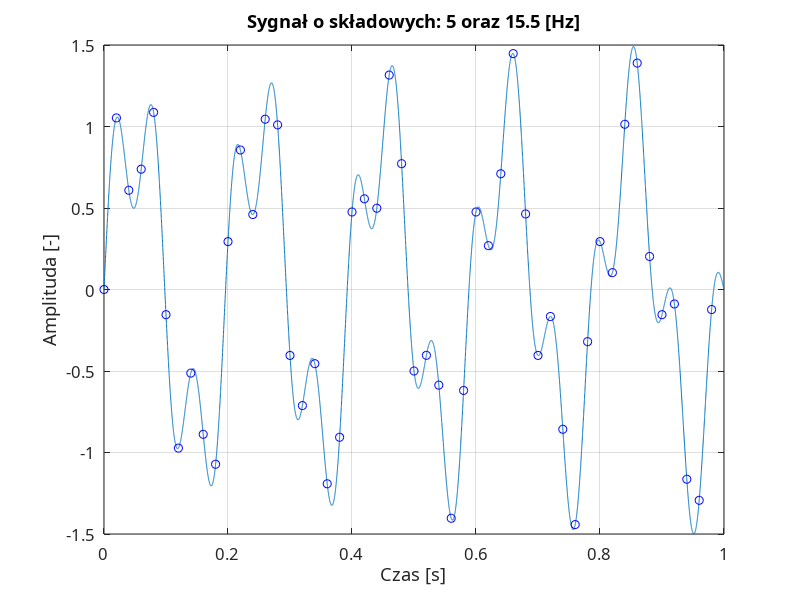
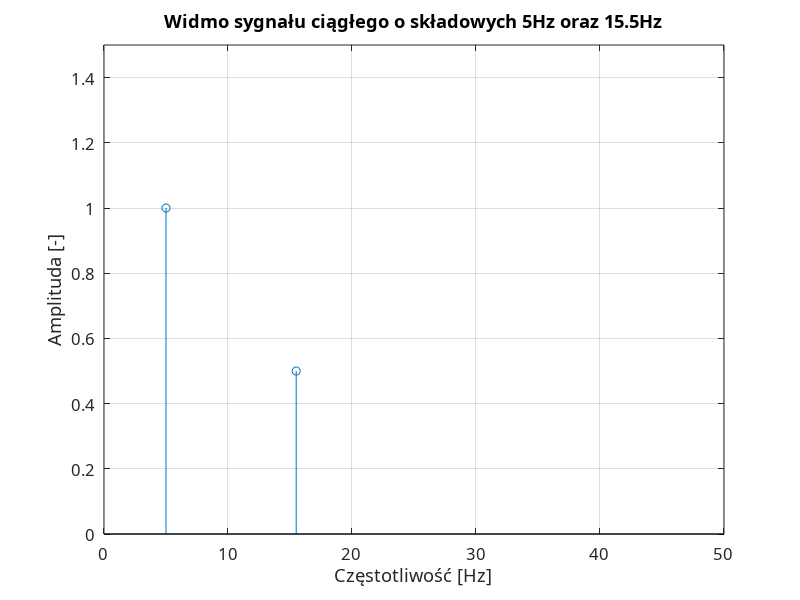
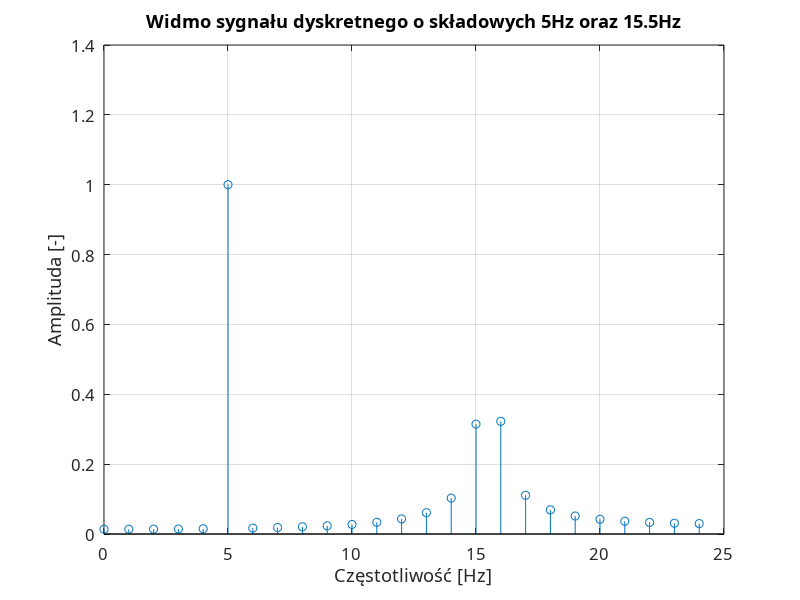

Recreate these plots in MATLAB, in order.



clear all; close all; clc
 
fpr_cont=10e3; dt_cont=1/fpr_cont;      % wysoka częstotliwość próbkowania
to_cont=1; N_cont=to_cont/dt_cont;      % czas obserwacji sygnałów
t_cont=(0:N_cont-1)*dt_cont;            % wektor czasu "ciągłego"
 
A1_cont = 1;                    % Amplitudy harmonicznych
A2_cont = 0.5;
 
f1_cont=5; fi1_cont=0;          % częstotliwości i fazy harmonicznych "ciągłych"
f2_cont=15.5; fi2_cont=0; 
 
x1_cont = A1_cont*sin(2*pi*f1_cont*t_cont+fi1_cont);    % generacja sygnałów "ciągłych"
x2_cont = A2_cont*sin(2*pi*f2_cont*t_cont+fi2_cont);
x_cont = x1_cont + x2_cont;
 
%% Generacja sygnałów dyskretnych (próbkowanie)
fpr=50; dt=1/fpr;       % Częstotliwość i okres próbkowania
t0=1; N=t0/dt;          % Czas obserwacji sygnałów i liczba próbek
t=(0:N-1)*dt;           % Wektor czasu
df=fpr/N; F=df*(0:N-1); % Wektor częstotliwości do FFT
 
% Parametry sygnałów dyskretnych oczywiście takie jak ciągłych
A1 = A1_cont;
A2 = A2_cont;
 
f1=f1_cont; fi1=fi1_cont;
f2=f2_cont; fi2 = fi2_cont;
 
% Generacja sygnałów dyskretnych
x1 = A1*sin(2*pi*f1*t+fi1);
x2 = A2*sin(2*pi*f2*t+fi2);
x = x1 + x2;
 
%% Rysunki
figure; 
plot(t_cont, x_cont)
hold on; plot(t, x, 'ob'); grid on;
title(['Sygnał o składowych: ' num2str(f1) ' oraz ' num2str(f2) ' [Hz]']); 
xlabel('Czas [s]'); ylabel('Amplituda [-]')
set(findobj(gcf,'type','axes'),'FontName','Halvetica','FontSize',12);
 
%% Prawdziwe widmo
figure; 
stem([f1_cont, f2_cont], [A1_cont, A2_cont]);
title(['Widmo sygnału ciągłego o składowych ' num2str(f1_cont) 'Hz oraz ' num2str(f2_cont) 'Hz'])
xlabel('Częstotliwość [Hz]'); ylabel('Amplituda [-]');
axis([0 50 0 1.5]); grid on;
set(findobj(gcf,'type','axes'),'FontName','Halvetica','FontSize',12);
 
%% Obliczanie DFT z wykorzystaniem algorytmu FFT i rysunki
X = (2/N)*abs(fft(x)); 
 
figure;
stem(F(1:N/2), X(1:N/2)); 
 
grid on;
title(['Widmo sygnału dyskretnego o składowych ' num2str(f1) 'Hz oraz ' num2str(f2) 'Hz'])
xlabel('Częstotliwość [Hz]'); ylabel('Amplituda [-]');
set(findobj(gcf,'type','axes'),'FontName','Halvetica','FontSize',12);
